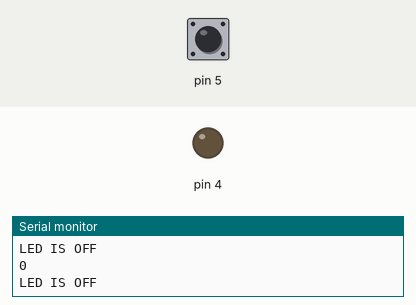
Recording of a sketch running on a simulated Arduino Uno, built with avr-gcc and run on an emulated ATmega328P. Parts: output pins drawn as LEDs (lit = HIGH), the last lines printed to the serial monitor. Dashed ring = blinking. The inputs (shaded band) are chosen by the test bench; at power-on: pin 5 LOW.

Above: at 1.2 s.
1.3 s: pin 5 driven HIGH
At 2.5 s:
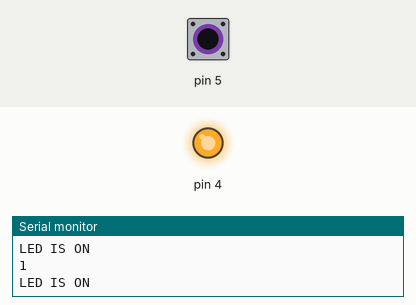
2.8 s: pin 5 driven LOW
At 3.6 s:
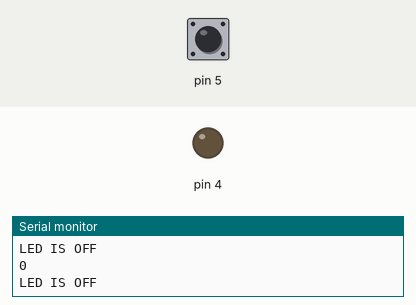
5.8 s: pin 5 pulsed HIGH 2 times (0.12 s each, 0.3 s apart)
At 5.87 s:
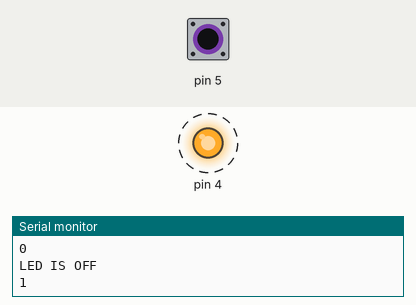
9.4 s: pin 5 pulsed HIGH 2 times (0.12 s each, 0.3 s apart)
At 10.8 s:
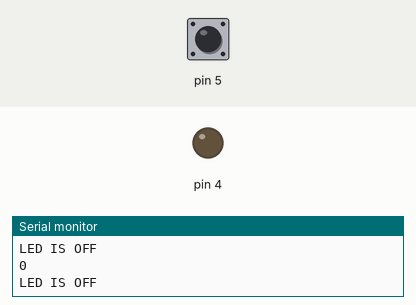
Timing chart, 0 to 12.4 s (numbered marks = the images above; inputs shaded):
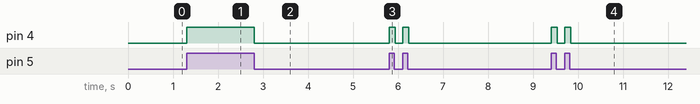

Measured:
- after the input at 1.3 s, pin 4: LOW → HIGH at once
- after the input at 2.8 s, pin 4: HIGH → LOW at once
- after the input at 5.8 s, pin 4: alternates HIGH for 0.13 s and LOW for 0.17 s, 4 changes in all, then stays LOW, starting at once
- after the input at 9.4 s, pin 4: alternates HIGH for 0.13 s and LOW for 0.17 s, 4 changes in all, then stays LOW, starting at once

The sketch:

PIR_CODE.ino
```cpp
void setup()
{

  Serial.begin(9600);
  pinMode(5 , INPUT);
  pinMode(4, OUTPUT);

}

void loop()
{
  int a=digitalRead(5);
  Serial.println(a);
  if (a==1)
  {
    digitalWrite(4 , HIGH);
    Serial.println("LED IS ON");
  }
  else
  {
    digitalWrite(4 , LOW);
    Serial.println("LED IS OFF");
  }

}
```
